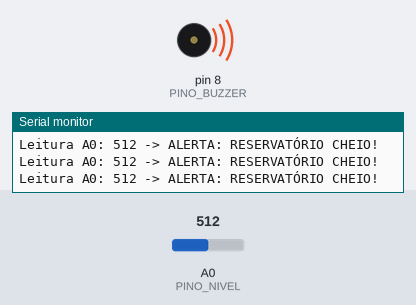
A sketch run on a simulated Arduino Uno, built with avr-gcc and run on an emulated ATmega328P. On the bench: buzzer (waves = sounding, pin HIGH), the last lines printed to the serial monitor. Inputs (shaded band) come from the test bench; at power-on: A0 (PINO_NIVEL) = 512. Pins used as bus, display or sensor lines are not drawn.

Above: at 1.2 s.
1.3 s: A0 (PINO_NIVEL) set to 461
4.3 s: A0 (PINO_NIVEL) set to 442
At 5.5 s:
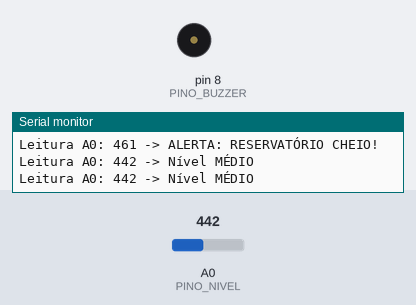
6.5 s: A0 (PINO_NIVEL) set to 460
At 6.69 s:
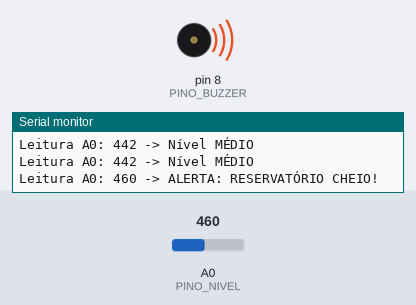
9.5 s: A0 (PINO_NIVEL) set to 440
At 9.5 s:
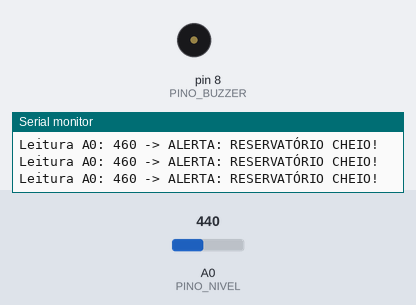
Timing chart, 0 to 12.0 s (numbered marks = the images above; inputs shaded):
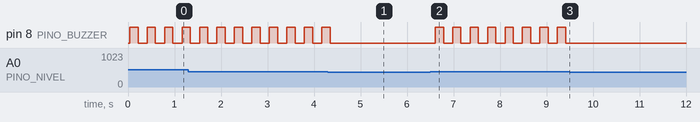

Measured:
- the behaviour switches between 450 and 449 on A0 (PINO_NIVEL) (found by bisection; images 0 and 1)
- after the input at 4.3 s, pin 8 (PINO_BUZZER): goes on until 4.3 s, then stays LOW
- after the input at 6.5 s, pin 8 (PINO_BUZZER): alternates HIGH for 0.18 s and LOW for 0.20 s, starting after 0.11 s
- after the input at 9.5 s, pin 8 (PINO_BUZZER): stops changing and stays LOW
- by itself, pin 8 (PINO_BUZZER): alternates HIGH for 0.18 s and LOW for 0.20 s

The sketch:

p28_alarme_de_nivel_de_agua.ino
```cpp
/*
 * Projeto 28: Alarme de Nível de Água
 * O que faz: Mede a altura da água com o sensor analógico em A0 e dispara o buzzer quando cheio.
 * Ligações: D7 (VCC do sensor), A0 (Sinal S do sensor), D8 (Buzzer Ativo)
 * Bibliotecas: Nenhuma biblioteca extra
 * Material: 80 Projetos Arduino
 */

const byte PINO_VCC_SENSOR = 7; // Alimenta o sensor apenas durante a leitura
const byte PINO_NIVEL = A0;     // Sinal analógico (S) do sensor de nível
const byte PINO_BUZZER = 8;     // Buzzer ativo 5V

const int LIMIAR_MEDIO = 180;   // AJUSTE AQUI: início do nível médio
const int LIMIAR_CHEIO = 450;   // AJUSTE AQUI: nível máximo (dispara o alarme)

int lerNivelAgua() {
  digitalWrite(PINO_VCC_SENSOR, HIGH);
  delay(15);
  int valor = analogRead(PINO_NIVEL);
  digitalWrite(PINO_VCC_SENSOR, LOW);
  return valor;
}

void setup() {
  Serial.begin(9600);
  pinMode(PINO_VCC_SENSOR, OUTPUT);
  digitalWrite(PINO_VCC_SENSOR, LOW);
  pinMode(PINO_BUZZER, OUTPUT);
  digitalWrite(PINO_BUZZER, LOW);

  Serial.println(F("Sistema pronto! Alarme de Nível de Água ativo."));
}

void loop() {
  int leitura = lerNivelAgua();

  Serial.print(F("Leitura A0: "));
  Serial.print(leitura);

  if (leitura >= LIMIAR_CHEIO) {
    Serial.println(F(" -> ALERTA: RESERVATÓRIO CHEIO!"));
    digitalWrite(PINO_BUZZER, HIGH);
    delay(180);
    digitalWrite(PINO_BUZZER, LOW);
    delay(180);
  } else if (leitura >= LIMIAR_MEDIO) {
    Serial.println(F(" -> Nível MÉDIO"));
    digitalWrite(PINO_BUZZER, LOW);
    delay(500);
  } else {
    Serial.println(F(" -> Reservatório VAZIO"));
    digitalWrite(PINO_BUZZER, LOW);
    delay(500);
  }
}
```
